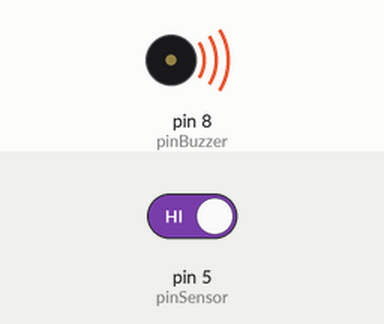
A sketch run on a simulated Arduino Uno, built with avr-gcc and run on an emulated ATmega328P. On the bench: buzzer (waves = sounding, pin HIGH). Inputs (shaded band) come from the test bench; at power-on: pin 5 (pinSensor) HIGH.

Above: at 1.2 s.
1.3 s: pin 5 (pinSensor) driven LOW
At 2.5 s:
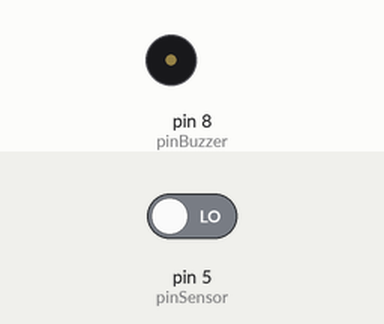
2.8 s: pin 5 (pinSensor) driven HIGH
At 3.6 s:
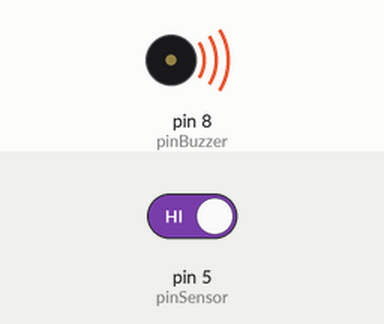
Timing chart, 0 to 5.8 s (numbered marks = the images above; inputs shaded):
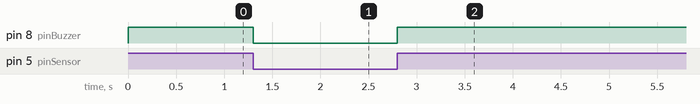

Measured:
- after the input at 1.3 s, pin 8 (pinBuzzer): HIGH → LOW at once
- after the input at 2.8 s, pin 8 (pinBuzzer): LOW → HIGH at once

The sketch:

b2_cambienlua.ino
```cpp
  int pinSensor = 5;
  int pinBuzzer = 8;

  void setup() {
  // put your setup code here, to run once:
  pinMode(pinSensor, INPUT);
  pinMode(pinBuzzer, OUTPUT);
}

void loop() {
  // put your main code here, to run repeatedly:
  if(digitalRead(pinSensor) == LOW) {
    digitalWrite(pinBuzzer, LOW);
  } else {
    digitalWrite(pinBuzzer, HIGH);
  }
  delay(50);
}
```
